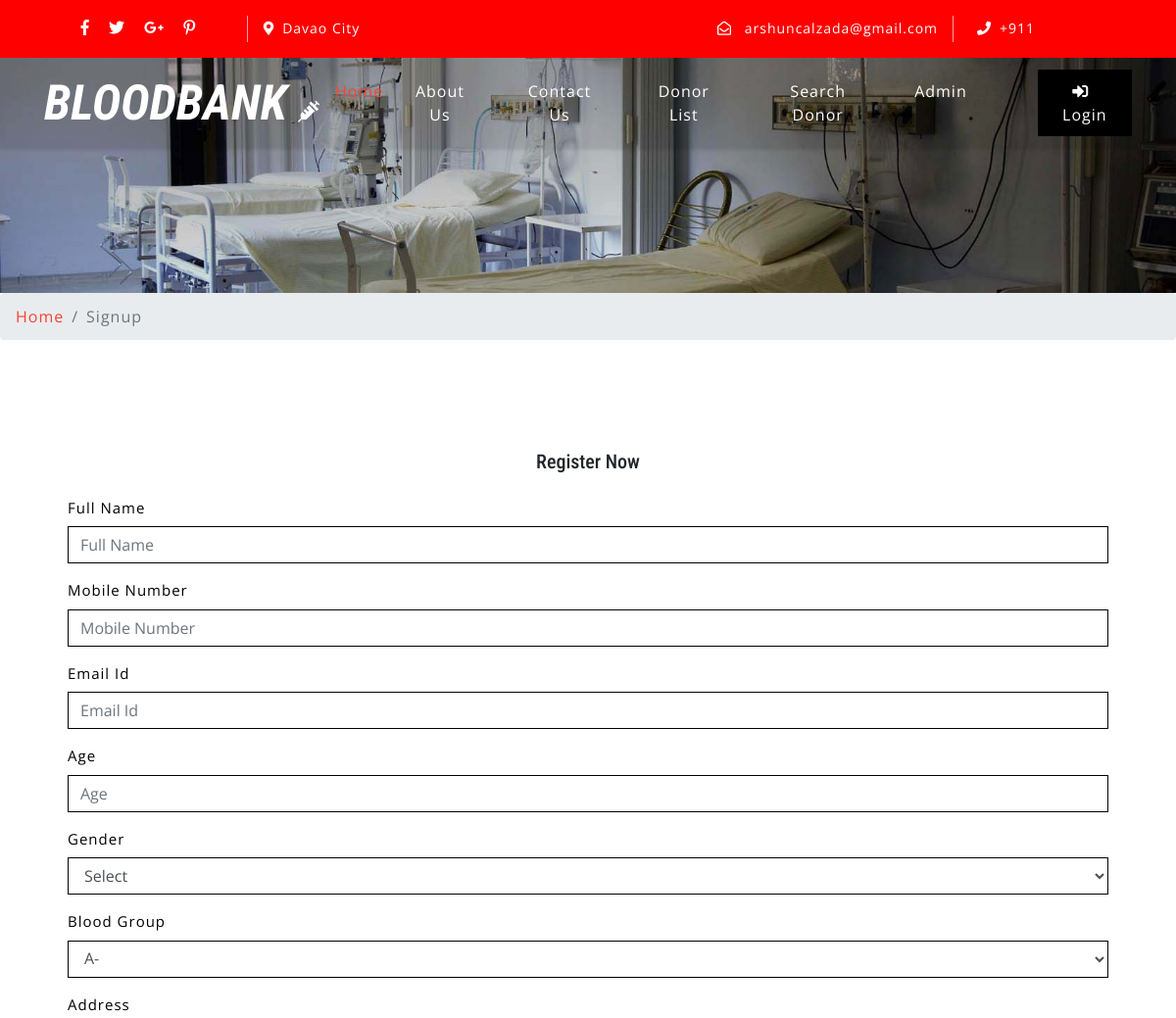
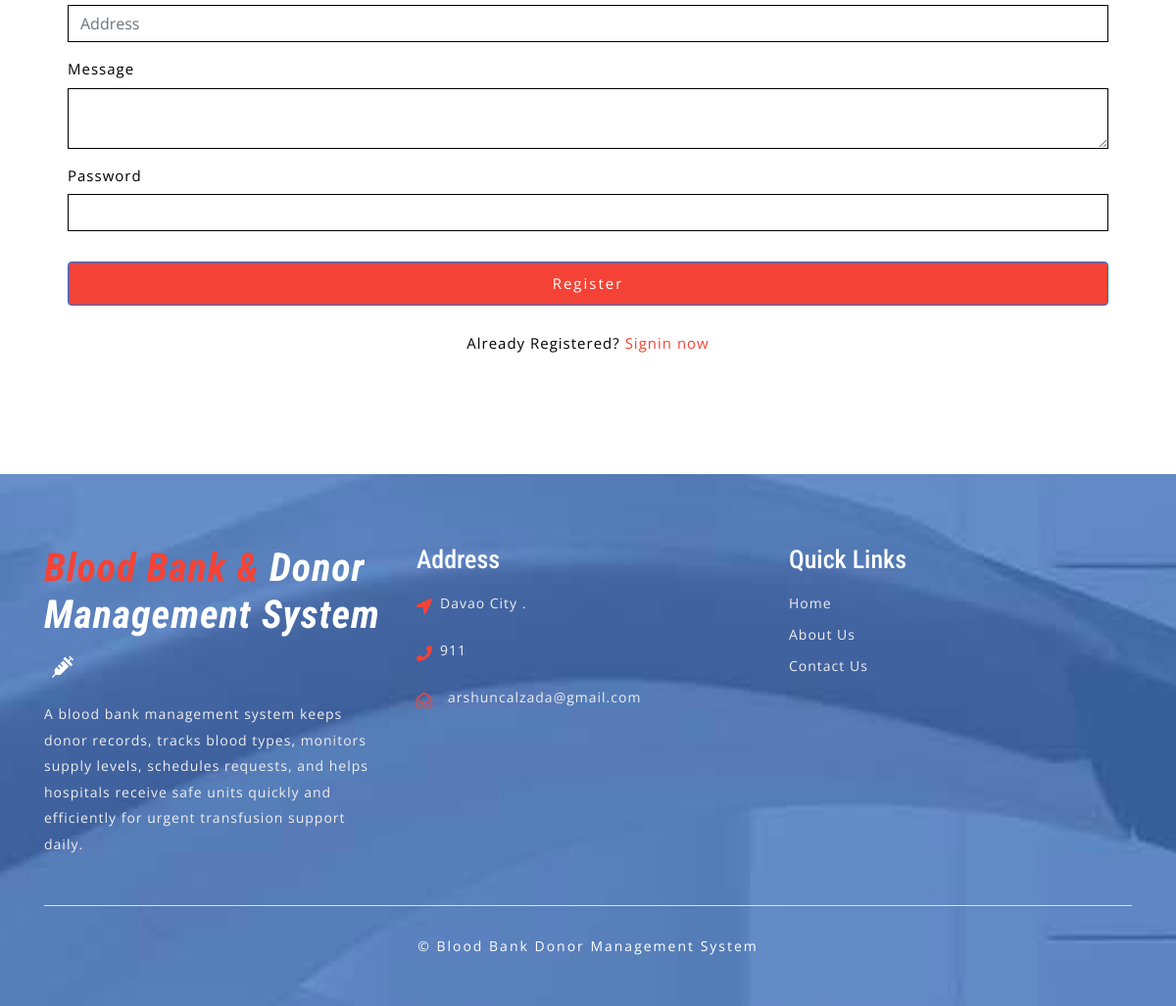
/sign-up.php, run on the app's committed database (2 pictures, top to bottom).
### tables this page shows
CREATE TABLE `tblcontactusinfo` (
  `id` int(11) NOT NULL,
  `Address` tinytext DEFAULT NULL,
  `EmailId` varchar(255) DEFAULT NULL,
  `ContactNo` char(11) DEFAULT NULL
);

### sign-up.php (the view, shortened to what this page needs)
<?php
include('includes/config.php');
?>
<!DOCTYPE html>
<html lang="zxx">
<head>
	<link rel="stylesheet" href="css/bootstrap.css">
	<link rel="stylesheet" href="css/style.css" type="text/css" media="all" />
	<link rel="stylesheet" href="css/fontawesome-all.css">
</head>
<body>
	<?php include('includes/header.php');?>
	<div class="inner-banner-w3ls">
	</div>
	<div class="breadcrumb-agile">
		<div aria-label="breadcrumb">
			<ol class="breadcrumb">
				<li class="breadcrumb-item">
					<a href="index.php">Home</a>
				</li>
				<li class="breadcrumb-item active" aria-current="page">Signup</li>
			</ol>
		</div>
	</div>
	<section class="about py-5">
		<div class="container py-xl-5 py-lg-3">
 <div class="login px-4 mx-auto mw-100">
                            <h5 class="text-center mb-4">Register Now</h5>
                            <form action="#" method="post"  name="signup" onsubmit="return checkpass();">
                                <div class="form-group">
                                    <label>Full Name</label>
                                     <input type="text" class="form-control" name="fullname" id="fullname" placeholder="Full Name">
                                </div>
                                <div class="form-group">
                                    <label>Mobile Number</label>
                                    <input type="text" class="form-control" name="mobileno" id="mobileno" required="true" placeholder="Mobile Number" maxlength="10" pattern="[0-9]+">
                                </div>
                                <div class="form-group">
                                    <label class="mb-2">Email Id</label>
                                    <input type="email" name="emailid" class="form-control" placeholder="Email Id">
                                </div>
                                <div class="form-group">
                                    <label class="mb-2">Age</label>
                                    <input type="text" class="form-control" name="age" id="age" placeholder="Age" required="">
                                </div>
                                <div class="form-group">
                                    <label class="mb-2">Gender</label>
                                    <select name="gender" class="form-control" required>
<option value="">Select</option>
</select>
                                </div>
                                <div class="form-group">
                                    <label class="mb-2">Blood Group</label>
                                    <select name="bloodgroup" class="form-control" required>
<?php $sql = "SELECT * from  tblbloodgroup ";
$query = $dbh -> prepare($sql);
$query->execute();
$results=$query->fetchAll(PDO::FETCH_OBJ);
if($query->rowCount() > 0)
{
foreach($results as $result)
{               ?>
<option value="<?php echo htmlentities($result->BloodGroup);?>"><?php echo htmlentities($result->BloodGroup);?></option>
<?php }} ?>
</select>
                                </div>
                                <div class="form-group">
                                    <label>Address</label>
                                    <input type="text" class="form-control" name="address" id="address" required="true" placeholder="Address">
                                </div>
                                <div class="form-group">
                                    <label>Message</label>
                                    <textarea class="form-control" name="message" required> </textarea>
                                </div>
                                <div class="form-group">
                                    <label>Password</label>
                                    <input type="password" class="form-control" name="password" id="password" required="">
                                </div>
                                <button type="submit" class="btn btn-primary submit mb-4" name="submit">Register</button>
                                 <p class="account-w3ls text-center pb-4" style="color:#000">
                                   Already Registered?
                                    <a href="login.php" >Signin now</a>
                                </p>
                            </form>
                        </div>
		</div>
	</section>
	<?php include('includes/footer.php');?>
</body>
</html>

### includes/header.php (shortened to what this page needs)
    <header>
        <div class="top-bar py-3">
            <div class="container">
                <div class="row">
                    <div class="col-lg-7 top-social-agile">
                        <div class="row">
                            <ul class="col-lg-4 col-6 top-right-info text-center">
                                <li>
                                    <a href="#">
                                        <i class="fab fa-facebook-f"></i>
                                    </a>
                                </li>
                                <li class="mx-3">
                                    <a href="#">
                                        <i class="fab fa-twitter"></i>
                                    </a>
                                </li>
                                <li>
                                    <a href="#">
                                        <i class="fab fa-google-plus-g"></i>
                                    </a>
                                </li>
                                <li class="ml-3">
                                    <a href="#">
                                        <i class="fab fa-pinterest-p"></i>
                                    </a>
                                </li>
                            </ul><?php
$sql = "SELECT * from tblcontactusinfo";
$query = $dbh -> prepare($sql);
$query->execute();
$results=$query->fetchAll(PDO::FETCH_OBJ);
if($query->rowCount() > 0)
{
foreach($results as $result)
{ ?>
                            <div class="col-6 header-top_w3layouts pl-3 text-lg-left text-center">
                                <p class="text-white">
                                    <i class="fas fa-map-marker-alt mr-2"></i><?php  echo $result->Address; ?></p>
                            </div>
                        </div>
                    </div>
                    <div class="col-lg-5 top-social-agile text-lg-right text-center">
                        <div class="row">
                            <div class="col-lg-7 col-6 top-w3layouts">
                                <p class="text-white">
                                    <i class="far fa-envelope-open mr-2"></i>
                                    <a href="mailto:info@example.com" class="text-white"><?php  echo $result->EmailId; ?></a>
                                </p>
                            </div>
                            <div class="col-lg-5 col-6 header-w3layouts pl-4 text-lg-left">
                                <p class="text-white">
                                    <i class="fas fa-phone mr-2"></i>+<?php  echo $result->ContactNo; ?></p>
                            </div>
                        </div><?php } } ?>
                    </div>
                </div>
            </div>
        </div>
    </header>
    <div id="home">
        <div class="main-top py-1">
            <nav class="navbar navbar-expand-lg navbar-light fixed-navi">
                <div class="container">
                    <h1>
                        <a class="navbar-brand font-weight-bold font-italic" href="index.php">
                            <span></span>BLOODBANK
                            <i class="fas fa-syringe"></i>
                        </a>
                    </h1>
                    <div class="collapse navbar-collapse text-center" id="navbarSupportedContent">
                        <ul class="navbar-nav ml-lg-auto">
                            <li class="nav-item active mt-lg-0 mt-3">
                                <a class="nav-link" href="index.php">Home
                                </a>
                            </li>
                            <li class="nav-item mx-lg-4 my-lg-0 my-3">
                                <a class="nav-link" href="about.php">About Us</a>
                            </li>
                            <li class="nav-item mx-lg-4 my-lg-0 my-3">
                                <a class="nav-link" href="contact.php">Contact Us</a>
                            </li>
                            <li class="nav-item mx-lg-4 my-lg-0 my-3">
                                <a class="nav-link" href="donor-list.php">Donor List</a>
                            </li>
                            <li class="nav-item mx-lg-4 my-lg-0 my-3">
                                <a class="nav-link" href="search-donor.php">Search Donor</a>
                            </li>
                            <?php if (strlen($_SESSION['bbdmsdid']==0)) {?>
                            <li class="nav-item mx-lg-4 my-lg-0 my-3">
                                <a class="nav-link" href="admin/index.php">Admin</a>
                            </li>
                        </ul>
                        <a href="login.php" class="login-button ml-lg-5 mt-lg-0 mt-4 mb-lg-0 mb-3" >
                            <i class="fas fa-sign-in-alt mr-2"></i>Login</a><?php } ?>
                    </div>
                </div>
            </nav>
        </div>
    </div>

### includes/footer.php (shortened to what this page needs)
<footer>
    <div class="w3ls-footer-grids pt-sm-4 pt-3">
      <div class="container py-xl-5 py-lg-3">
        <div class="row">
          <div class="col-md-4 w3l-footer">
            <h2 class="mb-sm-3 mb-2">
              <a href="index.php" class="text-white font-italic font-weight-bold">
                <span>Blood Bank & </span>Donor Management System
                <i class="fas fa-syringe ml-2"></i>
              </a>
            </h2>
            <p>A blood bank management system keeps donor records, tracks blood types, monitors supply levels, schedules requests, and helps hospitals receive safe units quickly and efficiently for urgent transfusion support daily.</p>
          </div>
          <div class="col-md-4 w3l-footer my-md-0 my-4">
            <h3 class="mb-sm-3 mb-2 text-white">Address</h3>
            <ul class="list-unstyled">
              <?php
$sql = "SELECT * from tblcontactusinfo";
$query = $dbh -> prepare($sql);
$query->execute();
$results=$query->fetchAll(PDO::FETCH_OBJ);
if($query->rowCount() > 0)
{
foreach($results as $result)
{ ?>
              <li>
                <i class="fas fa-location-arrow float-left"></i>
                <p class="ml-4">
                  <span><?php  echo $result->Address; ?>. </p>
                <div class="clearfix"></div>
              </li>
              <li class="my-3">
                <i class="fas fa-phone float-left"></i>
                <p class="ml-4"><?php  echo $result->ContactNo; ?></p>
                <div class="clearfix"></div>
              </li>
              <li>
                <i class="far fa-envelope-open float-left"></i>
                <a href="mailto:info@example.com" class="ml-3"><?php  echo $result->EmailId; ?></a>
                <div class="clearfix"></div>
              </li>
            <?php } } ?></ul>
          </div>
          <div class="col-md-4 w3l-footer">
            <h3 class="mb-sm-3 mb-2 text-white">Quick Links</h3>
            <div class="nav-w3-l">
              <ul class="list-unstyled">
                <li>
                  <a href="index.php">Home</a>
                </li>
                <li class="mt-2">
                  <a href="about.php">About Us</a>
                </li>
                <li class="mt-2">
                  <a href="contact.php">Contact Us</a>
                </li>
              </ul>
            </div>
          </div>
        </div>
        <div class="border-top mt-5 pt-lg-4 pt-3 pb-lg-0 pb-3 text-center">
          <p class="copy-right-grids mt-lg-1">©  Blood Bank Donor Management System
          </p>
        </div>
      </div>
    </div>
  </footer>

### css/style.css (style rules this page uses)
body { padding: 0; margin: 0; background: #FFF; font-family: 'Open Sans', sans-serif; }
body a { transition: 0.5s all; -webkit-transition: 0.5s all; -moz-transition: 0.5s all; -o-transition: 0.5s all; -ms-transition: 0.5s all; text-decoration: none; }
h1, h2, h3, h4, h5, h6 { margin: 0; padding: 0; font-family: 'Roboto Condensed', sans-serif; }
p { margin: 0; padding: 0; font-family: 'Open Sans', sans-serif; font-size: 15px; letter-spacing: 1px; line-height: 1.9; color: #999; }
ul, ol { margin: 0; padding: 0; }
label { margin: 0; }
.top-bar { background: red; }
.top-right-info li i { color: #fff; transition: 0.5s all; -webkit-transition: 0.5s all; -moz-transition: 0.5s all; -o-transition: 0.5s all; -ms-transition: 0.5s all; }
.top-right-info li { display: inline-block; }
.header-top_w3layouts p, .header-w3layouts p, .top-w3layouts p { font-size: 14px; }
.header-top_w3layouts, .header-w3layouts { border-left: 1px solid rgba(255, 255, 255, 0.63); }
div#home { position: relative; }
.main-top { position: absolute; z-index: 999; width: 100%; background: rgba(0, 0, 0, 0.1); box-shadow: 0 2px 3px 0 rgba(0, 0, 0, 0.1); -webkit-transition: background-color .1s ease-in-out; -moz-transition: background-color .1s ease-in-out; -ms-transition: background-color .1s ease-in-out; -o-transition: background-color .1s ease-in-out; transition: background-color .1s ease-in-out; }
.navbar-light .navbar-nav .nav-link { padding: 0; color: #fff; background: transparent; font-size: 16px; letter-spacing: 1px; }
.navbar-light .navbar-nav .show>.nav-link, .navbar-light .navbar-nav .active>.nav-link, .navbar-light .navbar-nav .nav-link.show, .navbar-light .navbar-nav .nav-link.active, .navbar-light .navbar-nav .nav-link:hover, .navbar-light .navbar-nav .nav-link:focus { color: #f44336; }
nav.fixed-navi ul { list-style: none; margin: 0; padding: 0; }
nav.fixed-navi ul li { float: left; }
a.navbar-brand { color: #fff; font-size: 50px; padding: 0; }
.navbar-light .navbar-brand, .navbar-light .navbar-brand:hover, .navbar-light .navbar-brand:focus { color: #fff; }
.w3l-footer h2 a span { color: #f44336; }
a.navbar-brand i, .w3l-footer h2 a i { color: #fff; font-size: 22px; }
a.login-button { color: #fff; letter-spacing: 1px; font-size: 16px; padding: 10px 15px; background: #000; display: inline-block; }
.form-control { border-radius: 0px }
p.account-w3ls { color: #dadada; }
p.account-w3ls a { color: #f44336; }
.form-group label { font-size: 15px; letter-spacing: 1px; color: #000; margin-bottom: 8px; text-align: left; display: block; }
button.submit { background: #f44336; color: #fff; font-size: 15px; letter-spacing: 2px; padding: 10px; width: 100%; margin-top: 1em; transition: 0.5s all; -webkit-transition: 0.5s all; -moz-transition: 0.5s all; -o-transition: 0.5s all; -ms-transition: 0.5s all; }
footer { background: url(../images/bg3.jpg) no-repeat center fixed; background-size: cover; -webkit-background-size: cover; -moz-background-size: cover; -o-background-size: cover; -moz-background-size: cover; }
.w3l-footer h2 a { font-size: 40px; letter-spacing: 1px; }
.w3l-footer h3 { font-size: 26px; }
.w3l-footer p, .w3l-footer p a, .w3l-footer ul li a { font-size: 14px; color: #efefef; letter-spacing: 1px; }
.w3l-footer ul li i { color: #f44336; line-height: 2; }
p.copy-right-grids { font-size: 14px; color: #fff; letter-spacing: 2px; }
.inner-banner-w3ls { background: url(../images/banner3.jpg) no-repeat center; background-size: cover; -webkit-background-size: cover; -moz-background-size: cover; -o-background-size: cover; -moz-background-size: cover; height: 20vw; }
.breadcrumb li a { color: #f44336; }
.breadcrumb li { letter-spacing: 1px; color: #000; }
select.form-control:not([size]):not([multiple]) { height: inherit; }

### data on the page
tblcontactusinfo: Address "Davao City", EmailId "arshuncalzada@gmail.com", ContactNo "911"

### other printed values
form field bloodgroup "A-"
